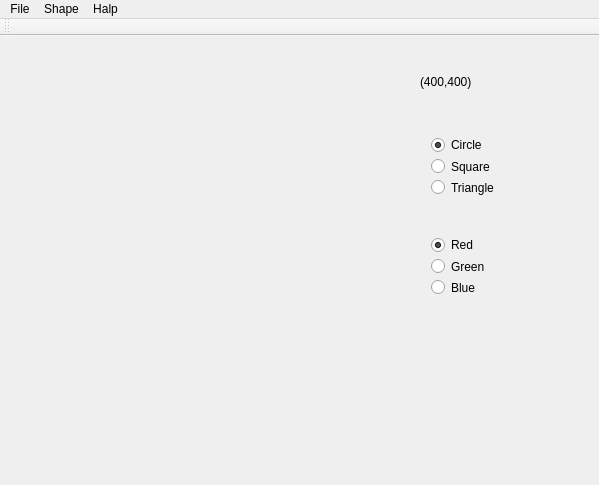
<?xml version="1.0" encoding="UTF-8"?>
<ui version="4.0">
 <class>MainWindow</class>
 <widget class="QMainWindow" name="MainWindow">
  <property name="geometry">
   <rect>
    <x>0</x>
    <y>0</y>
    <width>599</width>
    <height>485</height>
   </rect>
  </property>
  <property name="mouseTracking">
   <bool>true</bool>
  </property>
  <property name="windowTitle">
   <string>MainWindow</string>
  </property>
  <widget class="QWidget" name="centralWidget">
   <property name="mouseTracking">
    <bool>true</bool>
   </property>
   <widget class="DrawWidget" name="widget" native="true">
    <property name="geometry">
     <rect>
      <x>0</x>
      <y>0</y>
      <width>400</width>
      <height>400</height>
     </rect>
    </property>
    <property name="minimumSize">
     <size>
      <width>400</width>
      <height>400</height>
     </size>
    </property>
    <property name="maximumSize">
     <size>
      <width>400</width>
      <height>400</height>
     </size>
    </property>
    <property name="mouseTracking">
     <bool>true</bool>
    </property>
   </widget>
   <widget class="QLabel" name="label">
    <property name="geometry">
     <rect>
      <x>420</x>
      <y>10</y>
      <width>151</width>
      <height>71</height>
     </rect>
    </property>
    <property name="text">
     <string>(400,400)</string>
    </property>
   </widget>
   <widget class="QWidget" name="verticalLayoutWidget">
    <property name="geometry">
     <rect>
      <x>420</x>
      <y>90</y>
      <width>160</width>
      <height>80</height>
     </rect>
    </property>
    <layout class="QVBoxLayout" name="verticalLayout">
     <item>
      <widget class="QRadioButton" name="circleButton">
       <property name="text">
        <string>Circle</string>
       </property>
       <property name="checked">
        <bool>true</bool>
       </property>
      </widget>
     </item>
     <item>
      <widget class="QRadioButton" name="squareButton">
       <property name="text">
        <string>Square</string>
       </property>
      </widget>
     </item>
     <item>
      <widget class="QRadioButton" name="triangleButton">
       <property name="text">
        <string>Triangle</string>
       </property>
      </widget>
     </item>
    </layout>
   </widget>
   <widget class="QWidget" name="verticalLayoutWidget_2">
    <property name="geometry">
     <rect>
      <x>420</x>
      <y>190</y>
      <width>160</width>
      <height>80</height>
     </rect>
    </property>
    <layout class="QVBoxLayout" name="verticalLayout_2">
     <item>
      <widget class="QRadioButton" name="redButton">
       <property name="text">
        <string>Red</string>
       </property>
       <property name="checked">
        <bool>true</bool>
       </property>
      </widget>
     </item>
     <item>
      <widget class="QRadioButton" name="greenButton">
       <property name="text">
        <string>Green</string>
       </property>
      </widget>
     </item>
     <item>
      <widget class="QRadioButton" name="blueButton">
       <property name="text">
        <string>Blue</string>
       </property>
      </widget>
     </item>
    </layout>
   </widget>
  </widget>
  <widget class="QToolBar" name="mainToolBar">
   <attribute name="toolBarArea">
    <enum>TopToolBarArea</enum>
   </attribute>
   <attribute name="toolBarBreak">
    <bool>false</bool>
   </attribute>
  </widget>
  <widget class="QMenuBar" name="menuBar">
   <property name="geometry">
    <rect>
     <x>0</x>
     <y>0</y>
     <width>599</width>
     <height>22</height>
    </rect>
   </property>
   <widget class="QMenu" name="menuFile">
    <property name="title">
     <string>File</string>
    </property>
    <addaction name="actionNew"/>
    <addaction name="actionOpen"/>
    <addaction name="actionSave"/>
    <addaction name="actionExit"/>
   </widget>
   <widget class="QMenu" name="menuShape">
    <property name="title">
     <string>Shape</string>
    </property>
    <addaction name="actionCircle"/>
    <addaction name="actionSquare"/>
    <addaction name="actionTriangle"/>
   </widget>
   <widget class="QMenu" name="menuHalp">
    <property name="title">
     <string>Halp</string>
    </property>
    <addaction name="actionAbout_3"/>
   </widget>
   <addaction name="menuFile"/>
   <addaction name="menuShape"/>
   <addaction name="menuHalp"/>
  </widget>
  <action name="actionNew">
   <property name="text">
    <string>New</string>
   </property>
  </action>
  <action name="actionOpen">
   <property name="text">
    <string>Open</string>
   </property>
  </action>
  <action name="actionSave">
   <property name="text">
    <string>Save</string>
   </property>
  </action>
  <action name="actionExit">
   <property name="text">
    <string>Exit</string>
   </property>
  </action>
  <action name="actionCircle">
   <property name="text">
    <string>Circle</string>
   </property>
  </action>
  <action name="actionSquare">
   <property name="text">
    <string>Square</string>
   </property>
  </action>
  <action name="actionAbout_3">
   <property name="text">
    <string>About</string>
   </property>
  </action>
  <action name="actionTriangle">
   <property name="text">
    <string>Triangle</string>
   </property>
  </action>
 </widget>
 <layoutdefault spacing="6" margin="11"/>
 <customwidgets>
  <customwidget>
   <class>DrawWidget</class>
   <extends>QWidget</extends>
   <header location="global">drawwidget.h</header>
   <container>1</container>
  </customwidget>
 </customwidgets>
 <resources/>
 <connections/>
</ui>
